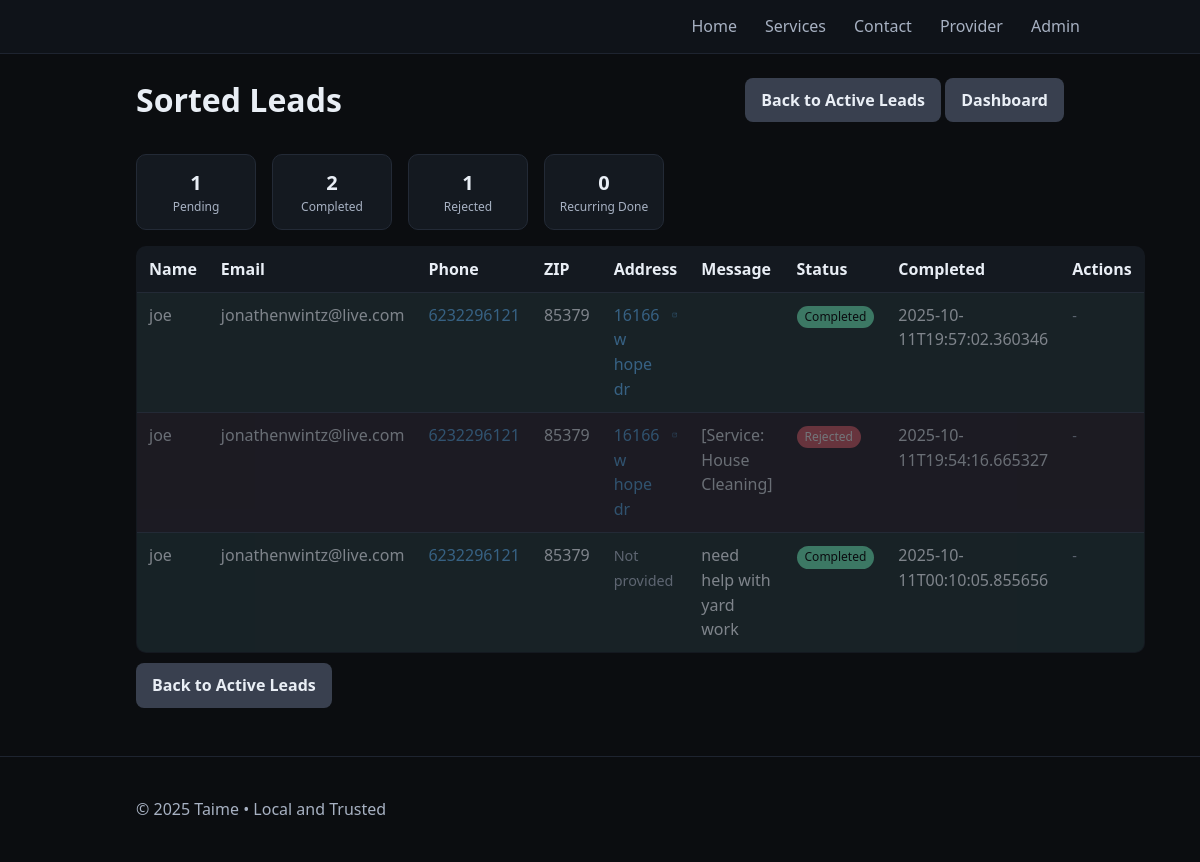
The app's page /provider/sorted-leads, older data.
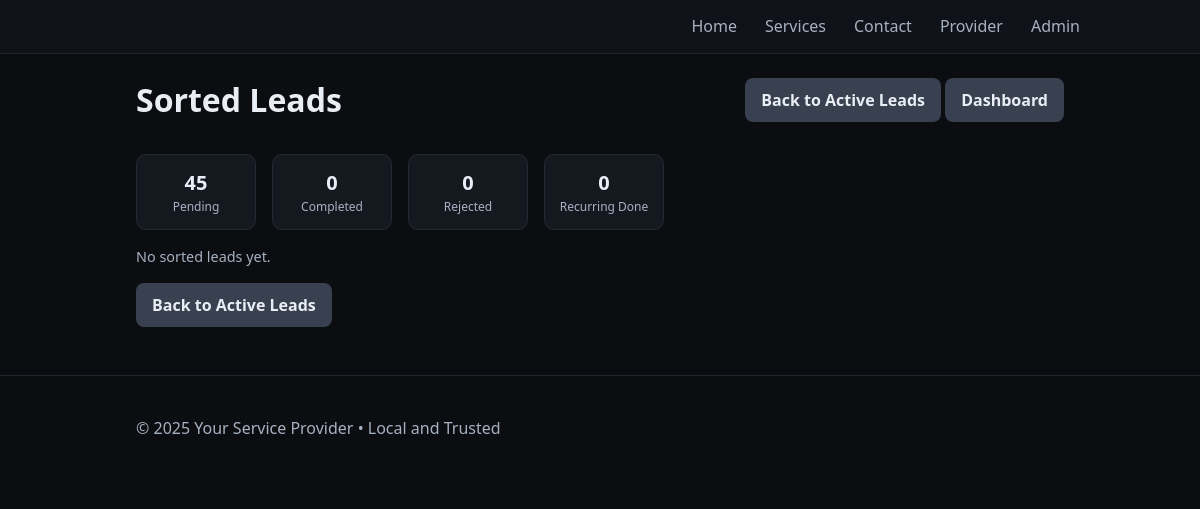
The same page, newer data.
### tables this page shows
CREATE TABLE leads (
              id INTEGER PRIMARY KEY AUTOINCREMENT,
              name TEXT NOT NULL,
              email TEXT,
              phone TEXT,
              zip TEXT,
              message TEXT,
              created_at TEXT NOT NULL
            , address TEXT, status TEXT DEFAULT 'new', follow_up_date TEXT, recurring INTEGER DEFAULT 0, provider_id INTEGER DEFAULT 0);

CREATE TABLE profile (
                            id INTEGER PRIMARY KEY CHECK (id = 1),
                            business_name TEXT,
                            contact_email TEXT,
                            phone TEXT,
                            base_zip TEXT,
                            address TEXT,
                            about TEXT
                        , first_name TEXT, profile_photo TEXT);

### app.py (the view)
    @app.route("/provider/sorted-leads")
    @provider_required
    def provider_sorted_leads():
        with closing(get_db()) as db:
            cur = db.cursor()
            cur.execute(
                """
                SELECT id, name, email, phone, zip, address, message, created_at, status, recurring, follow_up_date
                FROM leads
                WHERE status IN ('completed', 'rejected')
                ORDER BY created_at DESC
            """
            )
            sorted_leads = cur.fetchall()
            cur.execute("SELECT COUNT(*) FROM leads WHERE status IS NULL OR status = 'new'")
            pending_count = cur.fetchone()[0]
            cur.execute("SELECT COUNT(*) FROM leads WHERE status = 'completed'")
            completed_count = cur.fetchone()[0]
            cur.execute("SELECT COUNT(*) FROM leads WHERE status = 'rejected'")
            rejected_count = cur.fetchone()[0]
            cur.execute("SELECT COUNT(*) FROM leads WHERE recurring = 1 AND status = 'completed'")
            recurring_completed = cur.fetchone()[0]
        stats = {
            'pending': pending_count,
            'completed': completed_count,
            'rejected': rejected_count,
            'recurring_completed': recurring_completed
        }
        return render_template("provider_sorted_leads.html", leads=sorted_leads, stats=stats, title="Sorted Leads")

### app.py (called while the page is built)
def get_db():
    conn = sqlite3.connect(DB_PATH)
    conn.row_factory = sqlite3.Row
    return conn

### templates/provider_sorted_leads.html (shortened to what this page needs)
{% extends "base.html" %}
{% block content %}
<div class="header-row">
  <h1>Sorted Leads</h1>
  <div>
    <a class="btn secondary" href="{{ url_for('provider_leads') }}">Back to Active Leads</a>
    <a class="btn secondary" href="{{ url_for('provider_dashboard') }}">Dashboard</a>
  </div>
</div>
<div class="stats">
  <div class="stat">
    <div class="num">{{ stats.pending }}</div>
    <div class="label">Pending</div>
  </div>
  <div class="stat">
    <div class="num">{{ stats.completed }}</div>
    <div class="label">Completed</div>
  </div>
  <div class="stat">
    <div class="num">{{ stats.rejected }}</div>
    <div class="label">Rejected</div>
  </div>
  <div class="stat">
    <div class="num">{{ stats.recurring_completed }}</div>
    <div class="label">Recurring Done</div>
  </div>
</div>
{% if leads and leads|length > 0 %}
<table class="table">
  <thead>
    <tr><th>Name</th><th>Email</th><th>Phone</th><th>ZIP</th><th>Address</th><th>Message</th><th>Status</th><th>Completed</th><th>Actions</th></tr>
  </thead>
  <tbody>
    {% for l in leads %}
    <tr class="{% if l['status'] == 'completed' %}lead-completed{% elif l['status'] == 'rejected' %}lead-rejected{% endif %}">
      <td>{{ l['name'] }}</td>
      <td>{{ l['email'] }}</td>
      <td>
        {% if l['phone'] and l['phone'].strip() %}
          <a href="tel:{{ l['phone'] }}" class="phone-link">{{ l['phone'] }}</a>
        {% else %}
          <span class="muted">Not provided</span>
        {% endif %}
      </td>
      <td>{{ l['zip'] }}</td>
      <td>
        {% if l['address'] and l['address'].strip() %}
          <a href="https://maps.google.com/maps?q={{ l['address']|urlencode }}{{ (', ' + l['zip']) if l['zip'] else '' }}" target="_blank" class="address-link">
            {{ l['address'] }}
          </a>
        {% else %}
          <span class="muted">Not provided</span>
        {% endif %}
      </td>
      <td>
        {{ l['message'] }}
      </td>
      <td>
        {% if l['status'] == 'completed' %}
          <span class="badge" style="background: var(--ok); color: #000;">Completed</span>
        {% elif l['status'] == 'rejected' %}
          <span class="badge" style="background: var(--danger); color: #fff;">Rejected</span>
        {% else %}
          <span class="muted">{{ l['status'] or 'New' }}</span>
        {% endif %}
      </td>
      <td>{{ l['created_at'] }}</td>
      <td>
        {% if l['status'] == 'completed' and l['recurring'] %}
          <form method="post" action="{{ url_for('provider_schedule_next_week', lead_id=l['id']) }}" class="inline-form">
            <button type="submit" class="btn small" style="background: var(--accent); color: #000;" title="Schedule next week">📅 Next</button>
          </form>
        {% else %}
          <span class="muted">-</span>
        {% endif %}
      </td>
    </tr>
    {% endfor %}
  </tbody>
</table>
<div style="margin-top:10px;">
  <a class="btn secondary" href="{{ url_for('provider_leads') }}">Back to Active Leads</a>
</div>
{% else %}
<p class="muted">No sorted leads yet.</p>
<div style="margin-top:10px;">
  <a class="btn secondary" href="{{ url_for('provider_leads') }}">Back to Active Leads</a>
</div>
{% endif %}
{% endblock %}

### templates/base.html (shortened to what this page needs)
<!doctype html>
<html lang="en">
<head>
  <link href="{{ url_for('static', filename='styles.css') }}?v=20251011-3" rel="stylesheet">
</head>
<body>
  <header class="site-header">
    <div class="container header-inner">
      <nav id="site-nav" class="nav">
        <a href="{{ url_for('home') }}" class="nav-link">Home</a>
        <a href="{{ url_for('services') }}" class="nav-link">Services</a>
        <a href="{{ url_for('contact') }}" class="nav-link">Contact</a>
        {% if session.get('provider') %}
          <a href="{{ url_for('provider_dashboard') }}" class="nav-link">Provider</a>
          <a href="{{ url_for('provider_change_password') }}" class="nav-link">Change Password</a>
          <form action="{{ url_for('provider_logout') }}" method="post" class="inline-form"><button type="submit" class="linklike">Logout</button></form>
        {% else %}
          <a href="{{ url_for('provider_login') }}" class="nav-link">Provider</a>
        {% endif %}
        {% if session.get('admin') %}
          <a href="{{ url_for('admin_dashboard') }}" class="nav-link admin-link">Admin</a>
          <a href="{{ url_for('admin_change_password') }}" class="nav-link admin-link">Change Password</a>
          <form action="{{ url_for('admin_logout') }}" method="post" class="inline-form"><button type="submit" class="linklike">Logout</button></form>
        {% else %}
          <a href="{{ url_for('admin_login') }}" class="nav-link admin-link">Admin</a>
        {% endif %}
      </nav>
    </div>
  </header>
  <main class="container">
    {% block content %}{% endblock %}
  </main>
  <footer class="site-footer">
    <div class="container">
  <p>&copy; {{ current_year }} {{ profile.business_name or "Your Mom's Services" }} • Local and Trusted</p>
    </div>
  </footer>
</body>
</html>

Row changes from the older to the newer data that the page shows:
removed leads: name "joe", email "jonathenwintz@live.com", phone "6232296121", zip "85379", address "16166 w hope dr", status "Completed", created_at "2025-10-11T19:57:02.360346"
removed leads: name "joe", email "jonathenwintz@live.com", phone "6232296121", zip "85379", address "16166 w hope dr", message "[Service: House Cleaning]", status "Rejected", created_at "2025-10-11T19:54:16.665327"
removed leads: name "joe", email "jonathenwintz@live.com", phone "6232296121", zip "85379", shows "Not provided", message "need help with yard work", status "Completed", created_at "2025-10-11T00:10:05.855656"
no longer on this page (row edited): profile: business_name "Taime"
Text that changed along with them:
{{ stats.pending }}: "1" → "45"
{{ stats.completed }}: "2" → "0"
{{ stats.rejected }}: "1" → "0"
{{ profile.business_name or "Your Mom's Services" }}: (not shown) → "Your Service Provider"
text no longer shown: "Name Email Phone ZIP Address Message Status Completed Actions"
text now shown: "No sorted leads yet."
